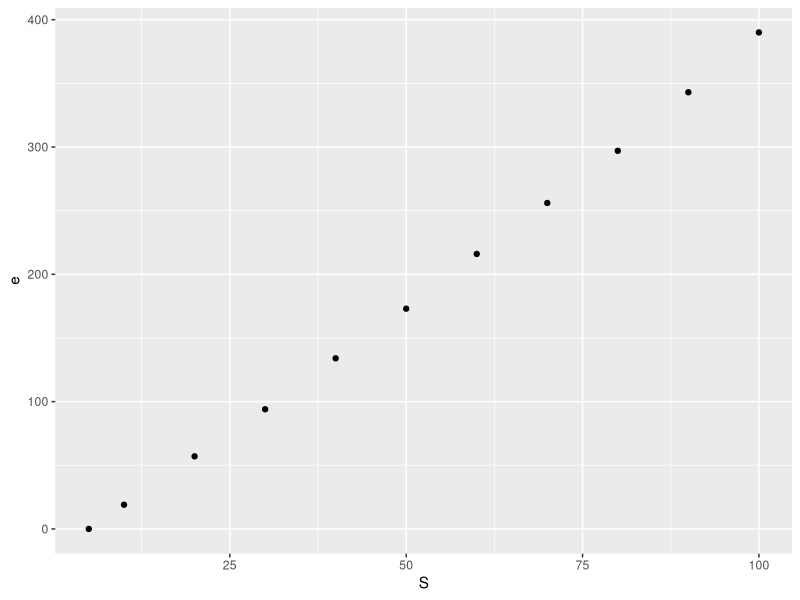
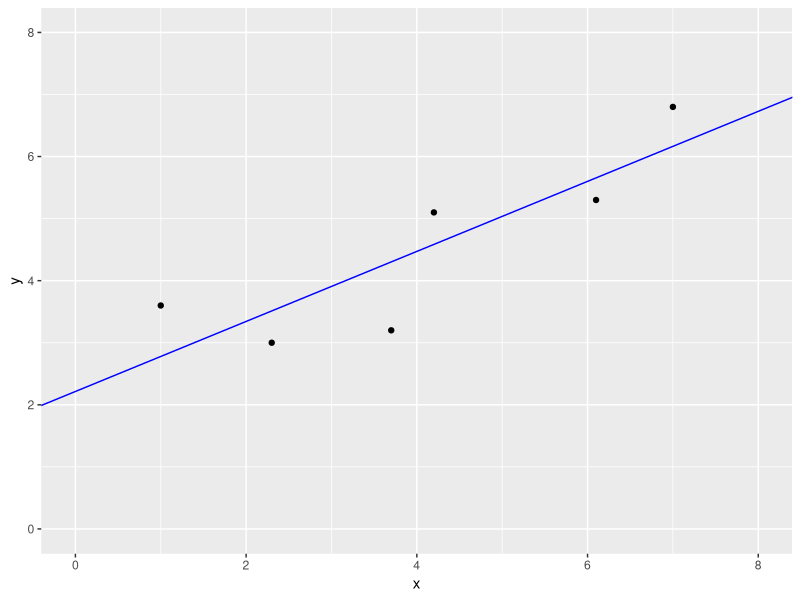

Generate these figures, in order, with R:
## ---- chunk 1
library(ggplot2)
## ---- chunk 2
S <-c(5, seq(10, 100, 10))
e <- c(0, 19, 57, 94, 134, 173, 216, 256, 297, 343, 390)

qplot(x=S, y=e)
## ---- chunk 3
x <- c(1.0, 2.3, 3.7, 4.2, 6.1, 7.0)
y <- c(3.6, 3.0, 3.2, 5.1, 5.3, 6.8)
## ---- chunk 4
problems.2.ls.builtin <- lsfit(x = x, y = y, intercept = T)
problems.2.ls.builtin$coefficients
problems.2.ls.builtin$residuals
## ---- chunk 5
qplot(x=x, y=y) + geom_abline(intercept=problems.2.ls.builtin$coefficients[1], slope=problems.2.ls.builtin$coefficients[2], color="blue") + ylim(c(0,8)) + xlim (c(0,8))
